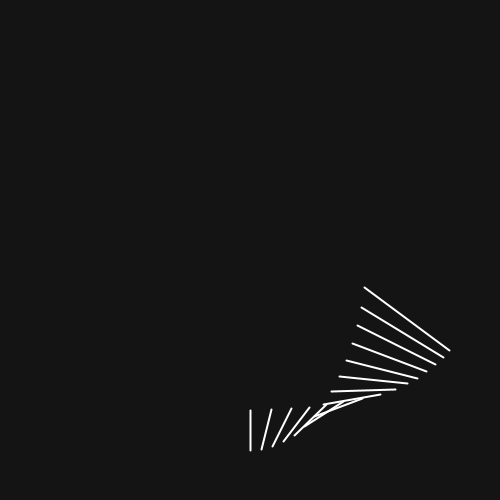
Frame 1 (no input)
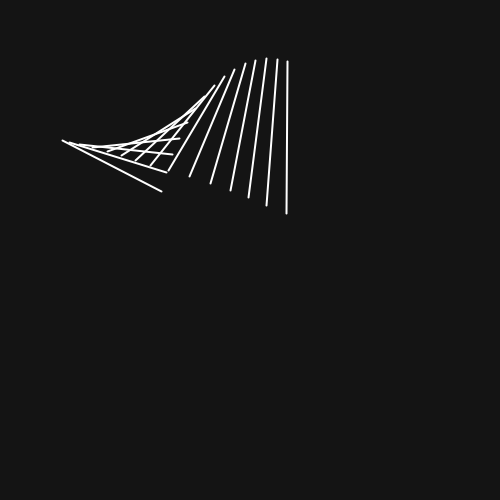
Frame 60 (the mouse pressed at the canvas centre just before this capture)
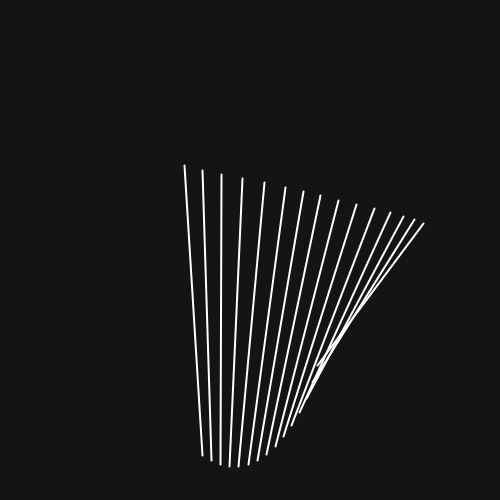
Frame 120 (the mouse held since frame 60 and released just before this capture)

The Processing sketch that drew these frames (run headless with seeded random() and noise(); from frame 60 on, the mouse is pressed at the canvas centre):

// Processing sketch: moving_lines
// ── moving_lines.pde
static final int NUM_LINES = 15;

float t;

void setup() {
  size(500, 500);
  background(20);
}

void draw() {
  background(20);
  stroke(255);
  strokeWeight(2);

  translate(width/2, height/2);

  for (int i = 0; i < NUM_LINES; i++) {
    float offset = t + i;
    line(x1(offset), y1(offset), x2(offset), y2(offset));
  }

  t += 0.5;  // Increment once per frame
}

// Define functions outside draw()
float x1(float t) {
  return sin(t / 10) * 100 + sin(t / 15) * 20;
}

float y1(float t) {
  return cos(t / 10) * 200 + sin(t / 105) * 30;
}

float x2(float t) {
  return sin(t / 10) * 200 + sin(t) * 2;
}

float y2(float t) {
  return cos(t / 20) * 100 + cos(t / 12) * 60;
}

// ── gradiant.pde
int halfh;
color startc, stopc;
float w, step0, step1, stepc;
float[] startf, stopf, current = new float[4];
String fmt = "%s\tX %.2f\tY %.2f\tZ %.2f\tW %.2f";

void initGradiant() {
  step1 = abs(cos(frameCount * .01));
  for (int i = 0; i < width; ++i) {
    step0 = i / w;
    stepc = step0 * step1;



    // Draw custom gradient.
    smootherStepRgb(startf, stopf, stepc, current);
    stroke(composeclr(current));
    line(i, 0, i, height);
  }
}
void rndclrs() {

  // Create random RGB values.
  startf = new float[] { random(1.0), random(1.0), random(1.0), 1.0 };
  stopf = new float[] { random(1.0), random(1.0), random(1.0), 1.0 };

  // Convert to colors for Processing gradient.
  startc = composeclr(startf);
  stopc = composeclr(stopf);

  // Print color values.
  println(String.format(fmt,
    hex(startc), startf[0], startf[1], startf[2], startf[3]));
  println(String.format(fmt,
    hex(stopc), stopf[0], stopf[1], stopf[2], stopf[3]));
}



float smootherStep(float st) {
  return st * st * st * (st * (st * 6.0 - 15.0) + 10.0);
}

float[] smootherStepRgb(float[] a, float[] b, float st, float[] out) {
  float eval = smootherStep(st);
  out[0] = a[0] + eval * (b[0] - a[0]);
  out[1] = a[1] + eval * (b[1] - a[1]);
  out[2] = a[2] + eval * (b[2] - a[2]);
  out[3] = a[3] + eval * (b[3] - a[3]);
  return out;
}
int composeclr(float[] in) {
  return composeclr(in[0], in[1], in[2], in[3]);
}
// Assumes that RGBA are in range 0 .. 1.
int composeclr(float red, float green, float blue, float alpha) {
  return round(alpha * 255.0) << 24
    | round(red * 255.0) << 16
    | round(green * 255.0) << 8
    | round(blue * 255.0);
}

float[] decomposeclr(int clr) {
  return decomposeclr(clr, new float[] { 0.0, 0.0, 0.0, 1.0 });
}

// Assumes that out has 4 elements.
// 1.0 / 255.0 = 0.003921569
float[] decomposeclr(int clr, float[] out) {
  out[3] = (clr >> 24 & 0xff) * 0.003921569;
  out[0] = (clr >> 16 & 0xff) * 0.003921569;
  out[1] = (clr >> 8 & 0xff) * 0.003921569;
  out[2] = (clr & 0xff) * 0.003921569;
  return out;
}
